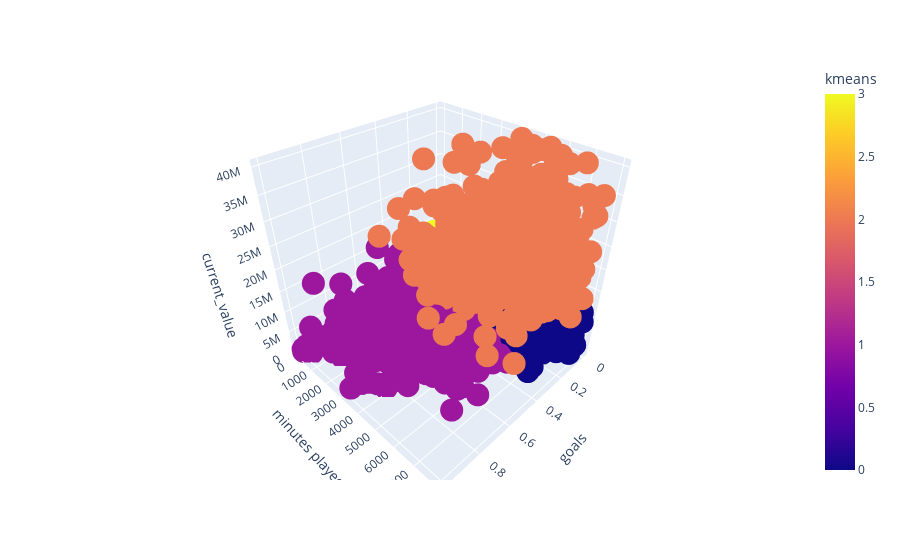

This figure's notebook cell:
### Code cell
fig = px.scatter_3d(X, x='goals', y='minutes played', z='current_value',color='kmeans')

fig.show()

### Figure 1 — Plotly figure (JSON) as saved in the notebook; plotly's stock layout.template omitted (floating-point values rounded to 4 significant figures; data arrays with more than 128 entries replaced by an {"elided": "..."} marker saying what was removed)
{"data": [{"hovertemplate": "goals=%{x}<br>minutes played=%{y}<br>current_value=%{z}<br>kmeans=%{marker.color}<extra></extra>", "legendgroup": "", "marker": {"color": {"elided": "8588 int values"}, "coloraxis": "coloraxis", "symbol": "circle"}, "mode": "markers", "name": "", "scene": "scene", "showlegend": false, "type": "scatter3d", "x": {"elided": "8588 float values"}, "y": {"elided": "8588 int values"}, "z": {"elided": "8588 int values"}}], "layout": {"coloraxis": {"colorbar": {"title": {"text": "kmeans"}}, "colorscale": [[0, "#0d0887"], [0.1111, "#46039f"], [0.2222, "#7201a8"], [0.3333, "#9c179e"], [0.4444, "#bd3786"], [0.5556, "#d8576b"], [0.6667, "#ed7953"], [0.7778, "#fb9f3a"], [0.8889, "#fdca26"], [1, "#f0f921"]]}, "legend": {"tracegroupgap": 0}, "margin": {"t": 60}, "scene": {"domain": {"x": [0, 1], "y": [0, 1]}, "xaxis": {"title": {"text": "goals"}}, "yaxis": {"title": {"text": "minutes played"}}, "zaxis": {"title": {"text": "current_value"}}}}}
